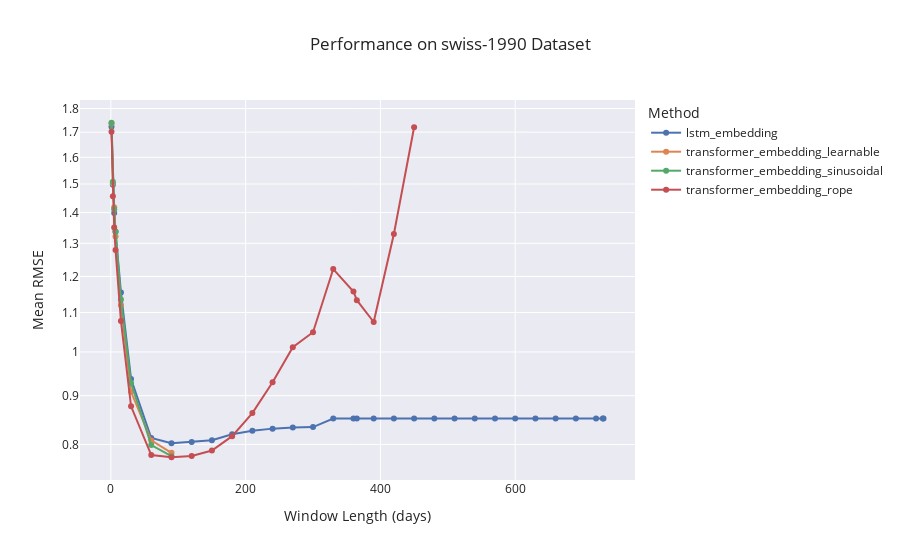
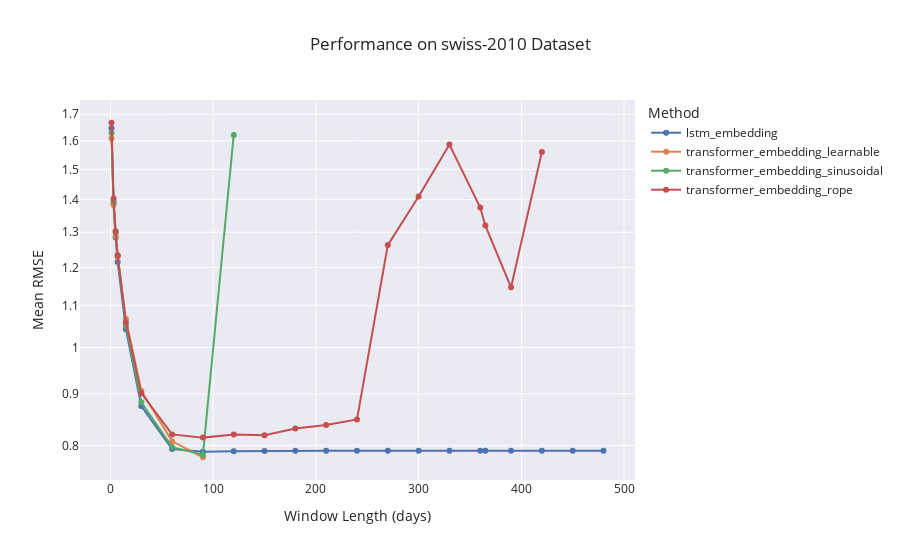
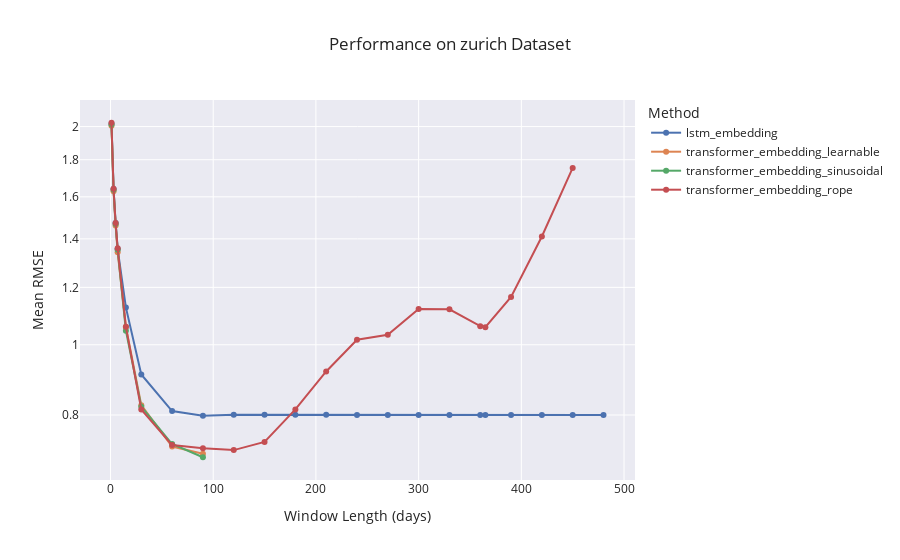

Write notebook code for charts like these, in order.
### Code cell
# Plot results from CSV using Plotly (interactive in Jupyter Notebook):

%matplotlib inline


from pathlib import Path
import plotly.io as pio
from IPython.display import Image, display

# Set up Plotly template similar to Seaborn style:
print(pio.templates)
pio.templates.default = "seaborn"

# -----------------------
# Plotting function
# -----------------------


import plotly.express as px


def plot_results_from_csv_plotly(
        dump_dir: Path, graph_name: str, methods: list,
        xlog=False, ylog=False, if_interactive: bool | str = 'both',
        if_trim_overflows: bool = True,
):
    import pandas as pd

    # Merge all methods' data into a single DataFrame for plotting:
    df_all = pd.DataFrame()
    for m in methods:
        df_resu = gather_results(dump_dir, graph_name, m)
        df_all = pd.concat([df_all, df_resu], ignore_index=True)

    if df_all.empty:
        print(f"{ISSUE_TAG} No valid data to plot for graph='{graph_name}'.")
        return

    if if_trim_overflows:
        df_all = trim_overflows(df_all, base='win_len_1')

    display(df_all)

    fig = px.line(
        df_all, x='window_len', y='RMSE_Mean', color='method',
        markers=True,
        log_x=xlog,
        log_y=ylog,
        template='seaborn',
        title=f'Performance on {graph_name} Dataset',
        labels={'window_len': 'Window Length (days)', 'RMSE_Mean': 'Mean RMSE', 'method': 'Method'}
    )

    fig.update_layout(hovermode='x unified')

    if str(if_interactive).lower() in ['true', 'both']:
        fig.show()

    if str(if_interactive).lower() in ['false', 'both']:
        # Plotly generates interactive HTML by default, which can not be shown in static platforms like GitHub.
        # Here we convert the figure to a static PNG image for display.
        png_bytes = pio.to_image(fig, format='png')
        display(Image(png_bytes))


for graph_name in GRAPH_NAMES[0:]:
    print()
    print(f'{INFO_TAG} ================= Plotting results for graph="{graph_name}" =================')
    plot_results_from_csv_plotly(
        DUMP_DIR, graph_name, METHODS[4:6],
        xlog=False, ylog=True,
        if_interactive='both', if_trim_overflows=True
    )

### Figure 1 — Plotly figure (JSON) as saved in the notebook; plotly's stock layout.template omitted (floating-point values rounded to 4 significant figures)
{"data": [{"hovertemplate": "Method=lstm_embedding<br>Window Length (days)=%{x}<br>Mean RMSE=%{y}<extra></extra>", "legendgroup": "lstm_embedding", "line": {"color": "rgb(76,114,176)", "dash": "solid"}, "marker": {"symbol": "circle"}, "mode": "lines+markers", "name": "lstm_embedding", "orientation": "v", "showlegend": true, "x": [1, 3, 5, 7, 15, 30, 60, 90, 120, 150, 180, 210, 240, 270, 300, 330, 360, 365, 390, 420, 450, 480, 510, 540, 570, 600, 630, 660, 690, 720, 730, 731], "xaxis": "x", "y": [1.722, 1.497, 1.399, 1.337, 1.155, 0.937, 0.8126, 0.8022, 0.8048, 0.8081, 0.8199, 0.827, 0.8312, 0.8335, 0.8342, 0.8517, 0.8519, 0.8519, 0.8519, 0.8518, 0.8518, 0.8518, 0.8518, 0.8518, 0.8518, 0.8518, 0.8518, 0.8518, 0.8518, 0.8518, 0.8518, 0.8518], "yaxis": "y", "type": "scatter"}, {"hovertemplate": "Method=transformer_embedding_learnable<br>Window Length (days)=%{x}<br>Mean RMSE=%{y}<extra></extra>", "legendgroup": "transformer_embedding_learnable", "line": {"color": "rgb(221,132,82)", "dash": "solid"}, "marker": {"symbol": "circle"}, "mode": "lines+markers", "name": "transformer_embedding_learnable", "orientation": "v", "showlegend": true, "x": [1, 3, 5, 7, 15, 30, 60, 90, 120, 150, 180, 210, 240, 270, 300, 330, 360, 365, 390, 420, 450, 480], "xaxis": "x", "y": [1.736, 1.502, 1.418, 1.322, 1.12, 0.9084, 0.8078, 0.784, NaN, NaN, NaN, NaN, NaN, NaN, NaN, NaN, NaN, NaN, NaN, NaN, NaN, NaN], "yaxis": "y", "type": "scatter"}, {"hovertemplate": "Method=transformer_embedding_sinusoidal<br>Window Length (days)=%{x}<br>Mean RMSE=%{y}<extra></extra>", "legendgroup": "transformer_embedding_sinusoidal", "line": {"color": "rgb(85,168,104)", "dash": "solid"}, "marker": {"symbol": "circle"}, "mode": "lines+markers", "name": "transformer_embedding_sinusoidal", "orientation": "v", "showlegend": true, "x": [1, 3, 5, 7, 15, 30, 60, 90, 120, 150, 180, 210, 240, 270, 300, 330, 360, 365, 390, 420, 450, 480], "xaxis": "x", "y": [1.739, 1.508, 1.412, 1.338, 1.135, 0.9278, 0.7987, 0.7776, NaN, NaN, NaN, NaN, NaN, NaN, NaN, NaN, NaN, NaN, NaN, NaN, NaN, NaN], "yaxis": "y", "type": "scatter"}, {"hovertemplate": "Method=transformer_embedding_rope<br>Window Length (days)=%{x}<br>Mean RMSE=%{y}<extra></extra>", "legendgroup": "transformer_embedding_rope", "line": {"color": "rgb(196,78,82)", "dash": "solid"}, "marker": {"symbol": "circle"}, "mode": "lines+markers", "name": "transformer_embedding_rope", "orientation": "v", "showlegend": true, "x": [1, 3, 5, 7, 15, 30, 60, 90, 120, 150, 180, 210, 240, 270, 300, 330, 360, 365, 390, 420, 450, 480], "xaxis": "x", "y": [1.702, 1.457, 1.35, 1.279, 1.078, 0.8771, 0.7798, 0.7757, 0.7782, 0.7883, 0.8162, 0.863, 0.9294, 1.012, 1.049, 1.222, 1.157, 1.133, 1.075, 1.33, 1.72, NaN], "yaxis": "y", "type": "scatter"}], "layout": {"xaxis": {"anchor": "y", "domain": [0.0, 1.0], "title": {"text": "Window Length (days)"}}, "yaxis": {"anchor": "x", "domain": [0.0, 1.0], "title": {"text": "Mean RMSE"}, "type": "log"}, "legend": {"title": {"text": "Method"}, "tracegroupgap": 0}, "title": {"text": "Performance on swiss-1990 Dataset"}, "hovermode": "x unified"}}

### Figure 2 — Plotly figure (JSON) as saved in the notebook; plotly's stock layout.template omitted (floating-point values rounded to 4 significant figures)
{"data": [{"hovertemplate": "Method=lstm_embedding<br>Window Length (days)=%{x}<br>Mean RMSE=%{y}<extra></extra>", "legendgroup": "lstm_embedding", "line": {"color": "rgb(76,114,176)", "dash": "solid"}, "marker": {"symbol": "circle"}, "mode": "lines+markers", "name": "lstm_embedding", "orientation": "v", "showlegend": true, "x": [1, 3, 5, 7, 15, 30, 60, 90, 120, 150, 180, 210, 240, 270, 300, 330, 360, 365, 390, 420, 450, 480], "xaxis": "x", "y": [1.646, 1.388, 1.285, 1.215, 1.043, 0.8755, 0.7939, 0.7892, 0.7898, 0.7903, 0.7906, 0.7906, 0.7906, 0.7906, 0.7906, 0.7906, 0.7906, 0.7906, 0.7906, 0.7906, 0.7906, 0.7906], "yaxis": "y", "type": "scatter"}, {"hovertemplate": "Method=transformer_embedding_learnable<br>Window Length (days)=%{x}<br>Mean RMSE=%{y}<extra></extra>", "legendgroup": "transformer_embedding_learnable", "line": {"color": "rgb(221,132,82)", "dash": "solid"}, "marker": {"symbol": "circle"}, "mode": "lines+markers", "name": "transformer_embedding_learnable", "orientation": "v", "showlegend": true, "x": [1, 3, 5, 7, 15, 30, 60, 90, 120, 150, 180, 210, 240, 270, 300, 330, 360, 365, 390, 420, 450, 480], "xaxis": "x", "y": [1.609, 1.383, 1.289, 1.229, 1.067, 0.9064, 0.808, 0.7792, NaN, NaN, NaN, NaN, NaN, NaN, NaN, NaN, NaN, NaN, NaN, NaN, NaN, NaN], "yaxis": "y", "type": "scatter"}, {"hovertemplate": "Method=transformer_embedding_sinusoidal<br>Window Length (days)=%{x}<br>Mean RMSE=%{y}<extra></extra>", "legendgroup": "transformer_embedding_sinusoidal", "line": {"color": "rgb(85,168,104)", "dash": "solid"}, "marker": {"symbol": "circle"}, "mode": "lines+markers", "name": "transformer_embedding_sinusoidal", "orientation": "v", "showlegend": true, "x": [1, 3, 5, 7, 15, 30, 60, 90, 120, 150, 180, 210, 240, 270, 300, 330, 360, 365, 390, 420, 450, 480], "xaxis": "x", "y": [1.629, 1.395, 1.299, 1.233, 1.051, 0.8828, 0.7974, 0.7837, 1.622, NaN, NaN, NaN, NaN, NaN, NaN, NaN, NaN, NaN, NaN, NaN, NaN, NaN], "yaxis": "y", "type": "scatter"}, {"hovertemplate": "Method=transformer_embedding_rope<br>Window Length (days)=%{x}<br>Mean RMSE=%{y}<extra></extra>", "legendgroup": "transformer_embedding_rope", "line": {"color": "rgb(196,78,82)", "dash": "solid"}, "marker": {"symbol": "circle"}, "mode": "lines+markers", "name": "transformer_embedding_rope", "orientation": "v", "showlegend": true, "x": [1, 3, 5, 7, 15, 30, 60, 90, 120, 150, 180, 210, 240, 270, 300, 330, 360, 365, 390, 420, 450, 480], "xaxis": "x", "y": [1.668, 1.404, 1.302, 1.233, 1.059, 0.9015, 0.8208, 0.8148, 0.8205, 0.819, 0.8319, 0.8387, 0.8491, 1.262, 1.41, 1.587, 1.375, 1.32, 1.147, 1.561, NaN, NaN], "yaxis": "y", "type": "scatter"}], "layout": {"xaxis": {"anchor": "y", "domain": [0.0, 1.0], "title": {"text": "Window Length (days)"}}, "yaxis": {"anchor": "x", "domain": [0.0, 1.0], "title": {"text": "Mean RMSE"}, "type": "log"}, "legend": {"title": {"text": "Method"}, "tracegroupgap": 0}, "title": {"text": "Performance on swiss-2010 Dataset"}, "hovermode": "x unified"}}

### Figure 3 — Plotly figure (JSON) as saved in the notebook; plotly's stock layout.template omitted (floating-point values rounded to 4 significant figures)
{"data": [{"hovertemplate": "Method=lstm_embedding<br>Window Length (days)=%{x}<br>Mean RMSE=%{y}<extra></extra>", "legendgroup": "lstm_embedding", "line": {"color": "rgb(76,114,176)", "dash": "solid"}, "marker": {"symbol": "circle"}, "mode": "lines+markers", "name": "lstm_embedding", "orientation": "v", "showlegend": true, "x": [1, 3, 5, 7, 15, 30, 60, 90, 120, 150, 180, 210, 240, 270, 300, 330, 360, 365, 390, 420, 450, 480], "xaxis": "x", "y": [2.018, 1.64, 1.472, 1.355, 1.126, 0.9101, 0.8101, 0.7983, 0.8004, 0.8005, 0.8004, 0.8004, 0.8003, 0.8003, 0.8003, 0.8003, 0.8003, 0.8003, 0.8003, 0.8003, 0.8003, 0.8003], "yaxis": "y", "type": "scatter"}, {"hovertemplate": "Method=transformer_embedding_learnable<br>Window Length (days)=%{x}<br>Mean RMSE=%{y}<extra></extra>", "legendgroup": "transformer_embedding_learnable", "line": {"color": "rgb(221,132,82)", "dash": "solid"}, "marker": {"symbol": "circle"}, "mode": "lines+markers", "name": "transformer_embedding_learnable", "orientation": "v", "showlegend": true, "x": [1, 3, 5, 7, 15, 30, 60, 90, 120, 150, 180, 210, 240, 270, 300, 330, 360, 365, 390, 420, 450, 480], "xaxis": "x", "y": [2.005, 1.628, 1.46, 1.342, 1.058, 0.8254, 0.7239, 0.7074, NaN, NaN, NaN, NaN, NaN, NaN, NaN, NaN, NaN, NaN, NaN, NaN, NaN, NaN], "yaxis": "y", "type": "scatter"}, {"hovertemplate": "Method=transformer_embedding_sinusoidal<br>Window Length (days)=%{x}<br>Mean RMSE=%{y}<extra></extra>", "legendgroup": "transformer_embedding_sinusoidal", "line": {"color": "rgb(85,168,104)", "dash": "solid"}, "marker": {"symbol": "circle"}, "mode": "lines+markers", "name": "transformer_embedding_sinusoidal", "orientation": "v", "showlegend": true, "x": [1, 3, 5, 7, 15, 30, 60, 90, 120, 150, 180, 210, 240, 270, 300, 330, 360, 365, 390, 420, 450, 480], "xaxis": "x", "y": [2.013, 1.636, 1.467, 1.353, 1.046, 0.8216, 0.7296, 0.6996, NaN, NaN, NaN, NaN, NaN, NaN, NaN, NaN, NaN, NaN, NaN, NaN, NaN, NaN], "yaxis": "y", "type": "scatter"}, {"hovertemplate": "Method=transformer_embedding_rope<br>Window Length (days)=%{x}<br>Mean RMSE=%{y}<extra></extra>", "legendgroup": "transformer_embedding_rope", "line": {"color": "rgb(196,78,82)", "dash": "solid"}, "marker": {"symbol": "circle"}, "mode": "lines+markers", "name": "transformer_embedding_rope", "orientation": "v", "showlegend": true, "x": [1, 3, 5, 7, 15, 30, 60, 90, 120, 150, 180, 210, 240, 270, 300, 330, 360, 365, 390, 420, 450, 480], "xaxis": "x", "y": [2.024, 1.642, 1.473, 1.359, 1.059, 0.8142, 0.7272, 0.7196, 0.7156, 0.7345, 0.8143, 0.9187, 1.016, 1.032, 1.121, 1.119, 1.061, 1.057, 1.164, 1.411, 1.754, NaN], "yaxis": "y", "type": "scatter"}], "layout": {"xaxis": {"anchor": "y", "domain": [0.0, 1.0], "title": {"text": "Window Length (days)"}}, "yaxis": {"anchor": "x", "domain": [0.0, 1.0], "title": {"text": "Mean RMSE"}, "type": "log"}, "legend": {"title": {"text": "Method"}, "tracegroupgap": 0}, "title": {"text": "Performance on zurich Dataset"}, "hovermode": "x unified"}}
